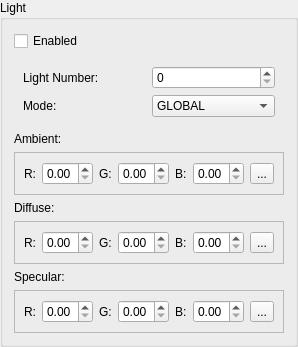
         <widget class="QGroupBox" name="lightGroupBox">
          <property name="title">
           <string>Light</string>
          </property>
          <layout class="QVBoxLayout" name="verticalLayout_5">
           <item>
            <widget class="QCheckBox" name="lightEnabledToggle">
             <property name="text">
              <string>Enabled</string>
             </property>
            </widget>
           </item>
           <item>
            <widget class="QWidget" name="widget_7" native="true">
             <layout class="QGridLayout" name="gridLayout_16">
              <item row="0" column="0">
               <widget class="QLabel" name="label_58">
                <property name="text">
                 <string>Light Number:</string>
                </property>
               </widget>
              </item>
              <item row="0" column="1">
               <widget class="QSpinBox" name="lightNumberEdit">
                <property name="maximum">
                 <number>7</number>
                </property>
               </widget>
              </item>
              <item row="1" column="0">
               <widget class="QLabel" name="label_59">
                <property name="text">
                 <string>Mode:</string>
                </property>
               </widget>
              </item>
              <item row="1" column="1">
               <widget class="QComboBox" name="lightModeCombo">
                <item>
                 <property name="text">
                  <string>GLOBAL</string>
                 </property>
                </item>
                <item>
                 <property name="text">
                  <string>LOCAL</string>
                 </property>
                </item>
               </widget>
              </item>
             </layout>
            </widget>
           </item>
           <item>
            <widget class="QLabel" name="label_44">
             <property name="text">
              <string>Ambient:</string>
             </property>
            </widget>
           </item>
           <item>
            <widget class="QFrame" name="frame_6">
             <property name="frameShape">
              <enum>QFrame::StyledPanel</enum>
             </property>
             <property name="frameShadow">
              <enum>QFrame::Plain</enum>
             </property>
             <layout class="QHBoxLayout" name="horizontalLayout_6">
              <item>
               <widget class="QLabel" name="label_41">
                <property name="text">
                 <string>R:</string>
                </property>
               </widget>
              </item>
              <item>
               <widget class="QDoubleSpinBox" name="lightAmbRedEdit">
                <property name="maximum">
                 <double>1.000000000000000</double>
                </property>
                <property name="singleStep">
                 <double>0.100000000000000</double>
                </property>
               </widget>
              </item>
              <item>
               <widget class="QLabel" name="label_42">
                <property name="text">
                 <string>G:</string>
                </property>
               </widget>
              </item>
              <item>
               <widget class="QDoubleSpinBox" name="lightAmbGreenEdit">
                <property name="maximum">
                 <double>1.000000000000000</double>
                </property>
                <property name="singleStep">
                 <double>0.100000000000000</double>
                </property>
               </widget>
              </item>
              <item>
               <widget class="QLabel" name="label_43">
                <property name="text">
                 <string>B:</string>
                </property>
               </widget>
              </item>
              <item>
               <widget class="QDoubleSpinBox" name="lightAmbBlueEdit">
                <property name="maximum">
                 <double>1.000000000000000</double>
                </property>
                <property name="singleStep">
                 <double>0.100000000000000</double>
                </property>
               </widget>
              </item>
              <item>
               <widget class="QToolButton" name="lightAmbPushbutton">
                <property name="text">
                 <string>...</string>
                </property>
               </widget>
              </item>
             </layout>
            </widget>
           </item>
           <item>
            <widget class="QLabel" name="label_45">
             <property name="text">
              <string>Diffuse:</string>
             </property>
            </widget>
           </item>
           <item>
            <widget class="QFrame" name="frame_8">
             <property name="frameShape">
              <enum>QFrame::StyledPanel</enum>
             </property>
             <property name="frameShadow">
              <enum>QFrame::Plain</enum>
             </property>
             <layout class="QHBoxLayout" name="horizontalLayout_8">
              <item>
               <widget class="QLabel" name="label_51">
                <property name="text">
                 <string>R:</string>
                </property>
               </widget>
              </item>
              <item>
               <widget class="QDoubleSpinBox" name="lightDiffRedEdit">
                <property name="maximum">
                 <double>1.000000000000000</double>
                </property>
                <property name="singleStep">
                 <double>0.100000000000000</double>
                </property>
               </widget>
              </item>
              <item>
               <widget class="QLabel" name="label_52">
                <property name="text">
                 <string>G:</string>
                </property>
               </widget>
              </item>
              <item>
               <widget class="QDoubleSpinBox" name="lightDiffGreenEdit">
                <property name="maximum">
                 <double>1.000000000000000</double>
                </property>
                <property name="singleStep">
                 <double>0.100000000000000</double>
                </property>
               </widget>
              </item>
              <item>
               <widget class="QLabel" name="label_53">
                <property name="text">
                 <string>B:</string>
                </property>
               </widget>
              </item>
              <item>
               <widget class="QDoubleSpinBox" name="lightDiffBlueEdit">
                <property name="maximum">
                 <double>1.000000000000000</double>
                </property>
                <property name="singleStep">
                 <double>0.100000000000000</double>
                </property>
               </widget>
              </item>
              <item>
               <widget class="QToolButton" name="lightDiffPushbutton">
                <property name="text">
                 <string>...</string>
                </property>
               </widget>
              </item>
             </layout>
            </widget>
           </item>
           <item>
            <widget class="QLabel" name="label_54">
             <property name="text">
              <string>Specular:</string>
             </property>
            </widget>
           </item>
           <item>
            <widget class="QFrame" name="frame_9">
             <property name="frameShape">
              <enum>QFrame::StyledPanel</enum>
             </property>
             <property name="frameShadow">
              <enum>QFrame::Plain</enum>
             </property>
             <layout class="QHBoxLayout" name="horizontalLayout_9">
              <item>
               <widget class="QLabel" name="label_55">
                <property name="text">
                 <string>R:</string>
                </property>
               </widget>
              </item>
              <item>
               <widget class="QDoubleSpinBox" name="lightSpecRedEdit">
                <property name="maximum">
                 <double>1.000000000000000</double>
                </property>
                <property name="singleStep">
                 <double>0.100000000000000</double>
                </property>
               </widget>
              </item>
              <item>
               <widget class="QLabel" name="label_56">
                <property name="text">
                 <string>G:</string>
                </property>
               </widget>
              </item>
              <item>
               <widget class="QDoubleSpinBox" name="lightSpecGreenEdit">
                <property name="maximum">
                 <double>1.000000000000000</double>
                </property>
                <property name="singleStep">
                 <double>0.100000000000000</double>
                </property>
               </widget>
              </item>
              <item>
               <widget class="QLabel" name="label_57">
                <property name="text">
                 <string>B:</string>
                </property>
               </widget>
              </item>
              <item>
               <widget class="QDoubleSpinBox" name="lightSpecBlueEdit">
                <property name="maximum">
                 <double>1.000000000000000</double>
                </property>
                <property name="singleStep">
                 <double>0.100000000000000</double>
                </property>
               </widget>
              </item>
              <item>
               <widget class="QToolButton" name="lightSpecPushbutton">
                <property name="text">
                 <string>...</string>
                </property>
               </widget>
              </item>
             </layout>
            </widget>
           </item>
          </layout>
         </widget>
